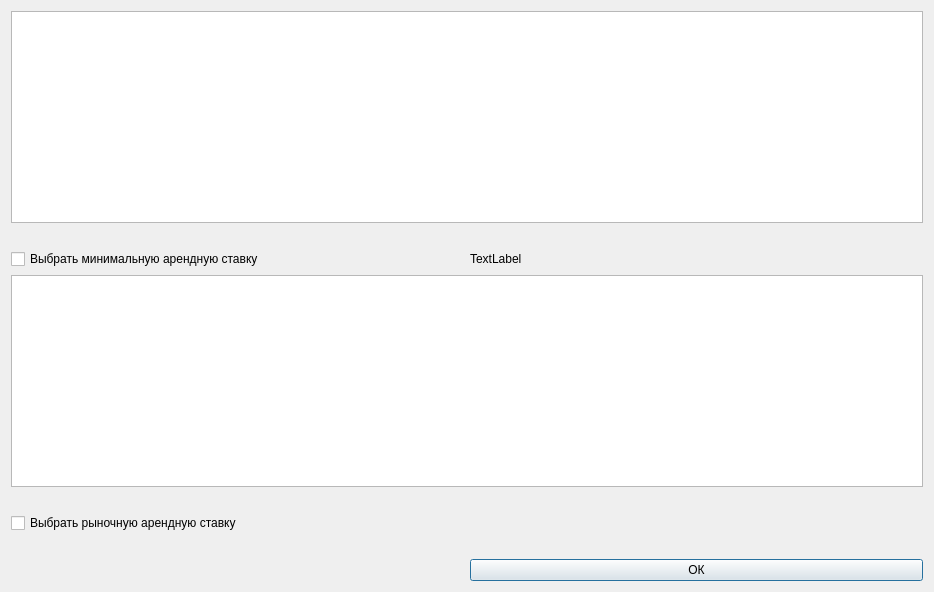
<?xml version="1.0" encoding="UTF-8"?>
<ui version="4.0">
 <class>rent_dialog</class>
 <widget class="QDialog" name="rent_dialog">
  <property name="geometry">
   <rect>
    <x>0</x>
    <y>0</y>
    <width>934</width>
    <height>592</height>
   </rect>
  </property>
  <property name="windowTitle">
   <string>Dialog</string>
  </property>
  <layout class="QGridLayout" name="gridLayout">
   <item row="6" column="0">
    <spacer name="horizontalSpacer_3">
     <property name="orientation">
      <enum>Qt::Horizontal</enum>
     </property>
     <property name="sizeHint" stdset="0">
      <size>
       <width>40</width>
       <height>20</height>
      </size>
     </property>
    </spacer>
   </item>
   <item row="5" column="0">
    <widget class="QCheckBox" name="checkBox_market_rent">
     <property name="text">
      <string>Выбрать рыночную арендную ставку</string>
     </property>
    </widget>
   </item>
   <item row="4" column="0">
    <spacer name="horizontalSpacer_2">
     <property name="orientation">
      <enum>Qt::Horizontal</enum>
     </property>
     <property name="sizeHint" stdset="0">
      <size>
       <width>40</width>
       <height>20</height>
      </size>
     </property>
    </spacer>
   </item>
   <item row="1" column="0">
    <spacer name="horizontalSpacer">
     <property name="orientation">
      <enum>Qt::Horizontal</enum>
     </property>
     <property name="sizeHint" stdset="0">
      <size>
       <width>40</width>
       <height>20</height>
      </size>
     </property>
    </spacer>
   </item>
   <item row="7" column="1">
    <widget class="QPushButton" name="pushButton_rent_ok">
     <property name="text">
      <string>ОК</string>
     </property>
    </widget>
   </item>
   <item row="2" column="0">
    <widget class="QCheckBox" name="checkBox_gov_rent">
     <property name="text">
      <string>Выбрать минимальную арендную ставку</string>
     </property>
    </widget>
   </item>
   <item row="3" column="0" colspan="2">
    <widget class="QTextBrowser" name="textBrowser_market_rent"/>
   </item>
   <item row="0" column="0" colspan="2">
    <widget class="QTextBrowser" name="textBrowser_gov_rent"/>
   </item>
   <item row="4" column="1">
    <spacer name="horizontalSpacer_4">
     <property name="orientation">
      <enum>Qt::Horizontal</enum>
     </property>
     <property name="sizeHint" stdset="0">
      <size>
       <width>40</width>
       <height>20</height>
      </size>
     </property>
    </spacer>
   </item>
   <item row="6" column="1">
    <spacer name="horizontalSpacer_5">
     <property name="orientation">
      <enum>Qt::Horizontal</enum>
     </property>
     <property name="sizeHint" stdset="0">
      <size>
       <width>40</width>
       <height>20</height>
      </size>
     </property>
    </spacer>
   </item>
   <item row="1" column="1">
    <spacer name="horizontalSpacer_6">
     <property name="orientation">
      <enum>Qt::Horizontal</enum>
     </property>
     <property name="sizeHint" stdset="0">
      <size>
       <width>40</width>
       <height>20</height>
      </size>
     </property>
    </spacer>
   </item>
   <item row="2" column="1">
    <widget class="QLabel" name="label_gov_rent">
     <property name="text">
      <string>TextLabel</string>
     </property>
    </widget>
   </item>
  </layout>
 </widget>
 <resources/>
 <connections/>
</ui>
